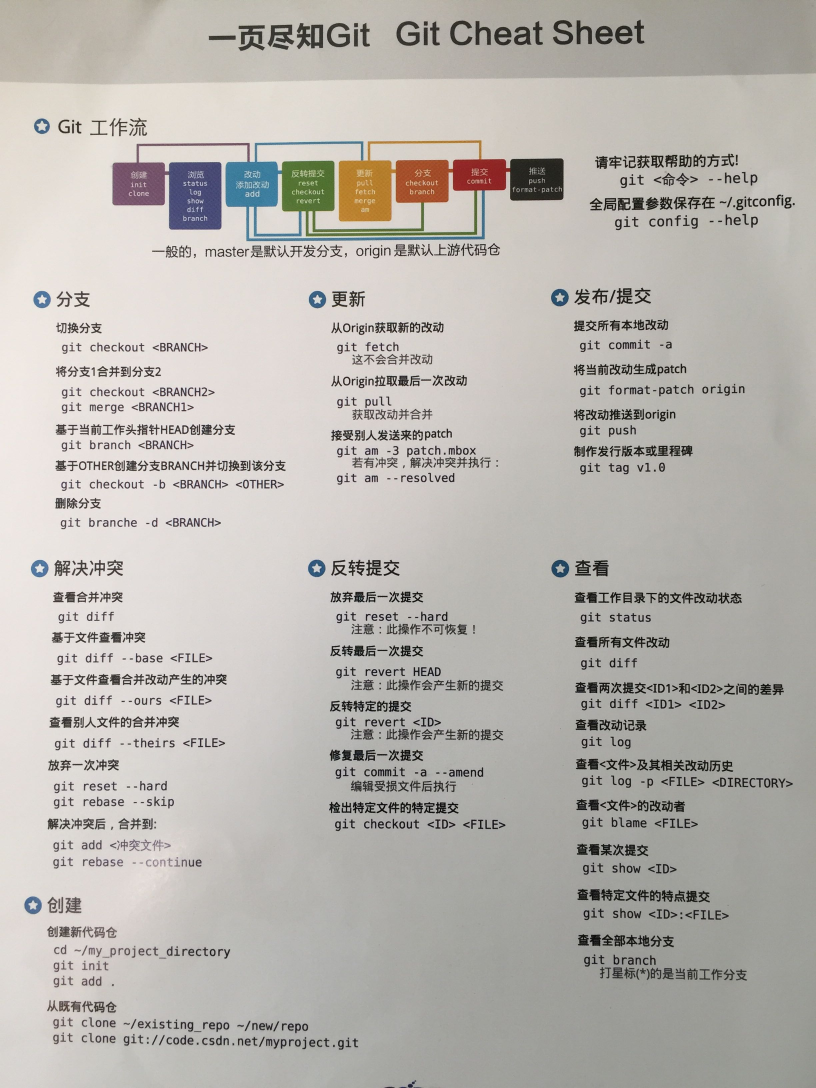
#> input picture 123.jpg, 2448 x 3264 px (shown at 1/3 size)
$ python Thumbnail.py 123.jpg
#> lines starting #> are read from the running program, lines starting #| are printed output that depends on the picture
from __future__ import print_function
import os, sys
from PIL import Image

size = (128, 128)

for infile in sys.argv[1:]:
    outfile = os.path.splitext(infile)[0] + ".thumbnail" + os.path.splitext(infile)[1]
    if infile != outfile:
        try:
            im = Image.open(infile)
#> im is the input picture: PIL image 2448x3264 RGB; mean R, G, B 184.9, 181.4, 176.3
            im.thumbnail(size)
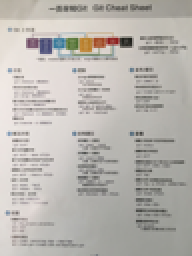
#> im: PIL image 96x128 RGB (shown 2 times larger); mean R, G, B 184.9, 181.4, 176.3
            im.save(outfile, "JPEG")
        except IOError:
            print("cannot create thumbnail for", infile)
